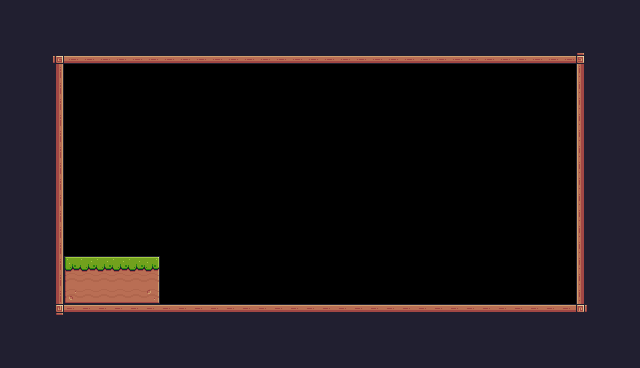

A 2D game scene composited from a Tiled map and its tileset images. What follows is a short description and the map's XML, with every tile layer's data as written:
An orthogonal 40x23 tile map with 16x16 px tiles, 1 tile layer (Background) and 6 objects (Player).

<map version="1.10" tiledversion="1.11.2" orientation="orthogonal" renderorder="right-down" width="40" height="23" tilewidth="16" tileheight="16" infinite="0" nextlayerid="4" nextobjectid="25">
 <tileset firstgid="1" source="pixel_adventure.tsx" />
 <layer id="1" name="Background" width="40" height="23">
  <data encoding="csv">
24,24,24,24,24,24,24,24,24,24,24,24,24,24,24,24,24,24,24,24,24,24,24,24,24,24,24,24,24,24,24,24,24,24,24,24,24,24,24,24,
24,24,24,24,24,24,24,24,24,24,24,24,24,24,24,24,24,24,24,24,24,24,24,24,24,24,24,24,24,24,24,24,24,24,24,24,24,24,24,24,
24,24,24,24,24,24,24,24,24,24,24,24,24,24,24,24,24,24,24,24,24,24,24,24,24,24,24,24,24,24,24,24,24,24,24,24,24,24,24,24,
24,24,24,92,134,134,134,134,134,134,134,134,134,134,134,134,134,134,134,134,134,134,134,134,134,134,134,134,134,134,134,134,134,134,134,134,93,24,24,24,
24,24,24,113,0,0,0,0,0,0,0,0,0,0,0,0,0,0,0,0,0,0,0,0,0,0,0,0,0,0,0,0,0,0,0,0,111,24,24,24,
24,24,24,113,0,0,0,0,0,0,0,0,0,0,0,0,0,0,0,0,0,0,0,0,0,0,0,0,0,0,0,0,0,0,0,0,111,24,24,24,
24,24,24,113,0,0,0,0,0,0,0,0,0,0,0,0,0,0,0,0,0,0,0,0,0,0,0,0,0,0,0,0,0,0,0,0,111,24,24,24,
24,24,24,113,0,0,0,0,0,0,0,0,0,0,0,0,0,0,0,0,0,0,0,0,0,0,0,0,0,0,0,0,0,0,0,0,111,24,24,24,
24,24,24,113,0,0,0,0,0,0,0,0,0,0,0,0,0,0,0,0,0,0,0,0,0,0,0,0,0,0,0,0,0,0,0,0,111,24,24,24,
24,24,24,113,0,0,0,0,0,0,0,0,0,0,0,0,0,0,0,0,0,0,0,0,0,0,0,0,0,0,0,0,0,0,0,0,111,24,24,24,
24,24,24,113,0,0,0,0,0,0,0,0,0,0,0,0,0,0,0,0,0,0,0,0,0,0,0,0,0,0,0,0,0,0,0,0,111,24,24,24,
24,24,24,113,0,0,0,0,0,0,0,0,0,0,0,0,0,0,0,0,0,0,0,0,0,0,0,0,0,0,0,0,0,0,0,0,111,24,24,24,
24,24,24,113,0,0,0,0,0,0,0,0,0,0,0,0,0,0,0,0,0,0,0,0,0,0,0,0,0,0,0,0,0,0,0,0,111,24,24,24,
24,24,24,113,0,0,0,0,0,0,0,0,0,0,0,0,0,0,0,0,0,0,0,0,0,0,0,0,0,0,0,0,0,0,0,0,111,24,24,24,
24,24,24,113,0,0,0,0,0,0,0,0,0,0,0,0,0,0,0,0,0,0,0,0,0,0,0,0,0,0,0,0,0,0,0,0,111,24,24,24,
24,24,24,113,0,0,0,0,0,0,0,0,0,0,0,0,0,0,0,0,0,0,0,0,0,0,0,0,0,0,0,0,0,0,0,0,111,24,24,24,
24,24,24,113,7,8,8,8,8,9,0,0,0,0,0,0,0,0,0,0,0,0,0,0,0,0,0,0,0,0,0,0,0,0,0,0,111,24,24,24,
24,24,24,113,29,30,30,30,30,31,0,0,0,0,0,0,0,0,0,0,0,0,0,0,0,0,0,0,0,0,0,0,0,0,0,0,111,24,24,24,
24,24,24,113,51,52,52,52,52,53,0,0,0,0,0,0,0,0,0,0,0,0,0,0,0,0,0,0,0,0,0,0,0,0,0,0,111,24,24,24,
24,24,24,114,90,90,90,90,90,90,90,90,90,90,90,90,90,90,90,90,90,90,90,90,90,90,90,90,90,90,90,90,90,90,90,90,115,24,24,24,
24,24,24,24,24,24,24,24,24,24,24,24,24,24,24,24,24,24,24,24,24,24,24,24,24,24,24,24,24,24,24,24,24,24,24,24,24,24,24,24,
24,24,24,24,24,24,24,24,24,24,24,24,24,24,24,24,24,24,24,24,24,24,24,24,24,24,24,24,24,24,24,24,24,24,24,24,24,24,24,24,
24,24,24,24,24,24,24,24,24,24,24,24,24,24,24,24,24,24,24,24,24,24,24,24,24,24,24,24,24,24,24,24,24,24,24,24,24,24,24,24
</data>
 </layer>
 <objectgroup id="2" name="Collisions">
  <object id="18" x="46.8119" y="48.1688" width="544.782" height="14.9255" />
  <object id="19" x="48" y="64" width="16" height="256" />
  <object id="20" x="64" y="304" width="528" height="16" />
  <object id="21" x="576" y="48" width="16" height="272" />
  <object id="22" x="64" y="256" width="96" height="48" />
 </objectgroup>
 <objectgroup id="3" name="spawnpoints">
  <object id="3" name="Player" type="Player" x="80.0551" y="95.6591" width="31.8864" height="31.2079" />
 </objectgroup>
</map>
